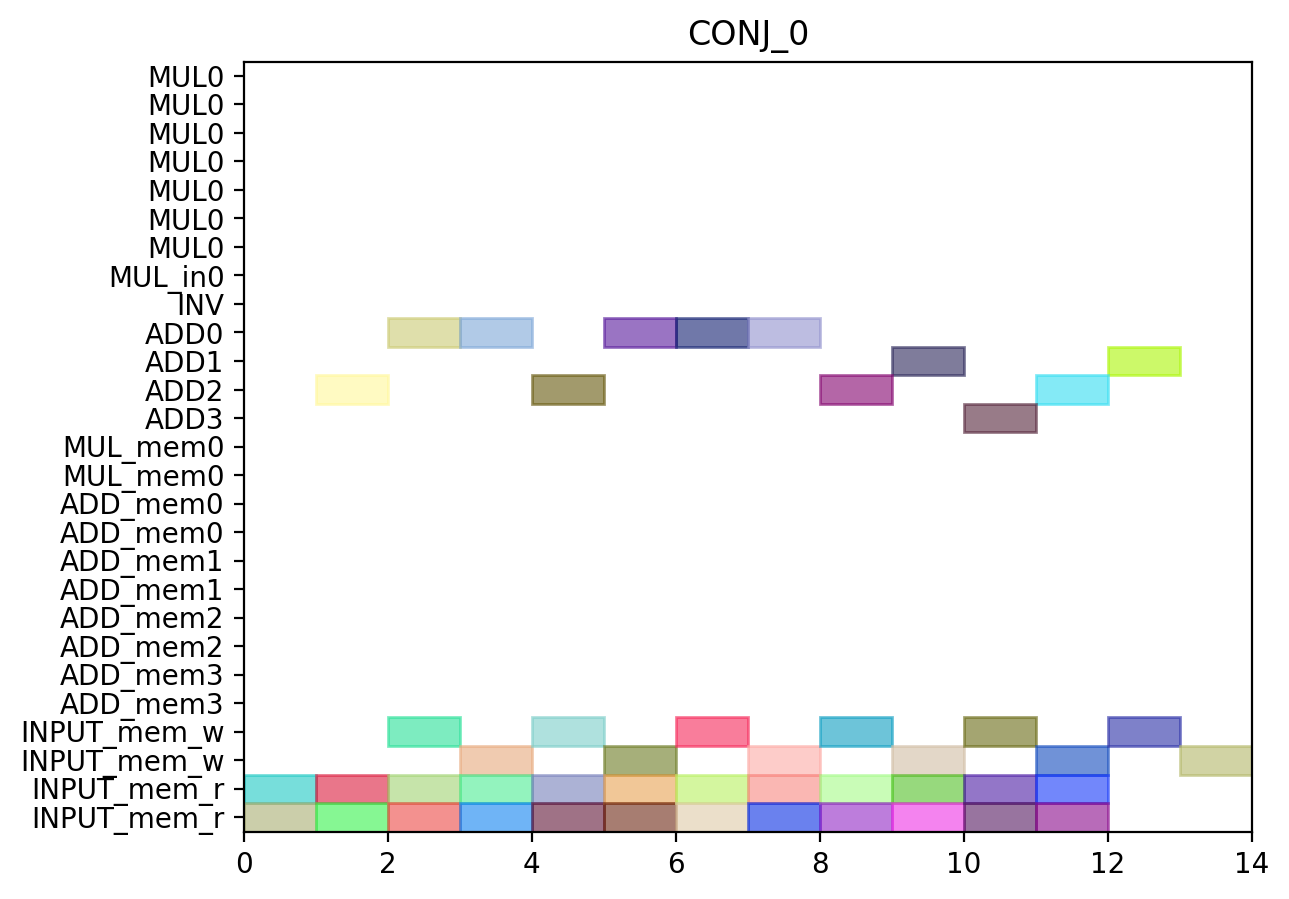

This chart was generated by the following Python code:
from pyschedule import Scenario, solvers, plotters, alt


def solve():
	horizon = 90
	S = Scenario("CONJ_0", horizon=horizon)

	# resource
	MUL = S.Resources('MUL', num=1, size=7)
	MUL_in = S.Resources('MUL_in', num=1)
	INV = S.Resource('INV')
	ADD = S.Resources('ADD', num=4, periods=range(1, horizon))
	MUL_mem = S.Resources('MUL_mem', num=1, size=2)
	ADD_mem = S.Resources('ADD_mem', num=4, size=2)
	INPUT_mem_w = S.Resource('INPUT_mem_w', size=2)
	INPUT_mem_r = S.Resource('INPUT_mem_r', size=2)

	# result of previous scheduling

	# new tasks
	c000 = S.Task('c000', length=1, delay_cost=1)
	c000 += alt(ADD)

	S += 0<c000

	c000_mem0 = S.Task('c000_mem0', length=1, delay_cost=1)
	c000_mem0 += INPUT_mem_r
	S += c000_mem0 <= c000

	c000_mem1 = S.Task('c000_mem1', length=1, delay_cost=1)
	c000_mem1 += INPUT_mem_r
	S += c000_mem1 <= c000

	c000_w = S.Task('c000_w', length=1, delay_cost=1)
	c000_w += alt(INPUT_mem_w)
	S += c000 <= c000_w

	c001 = S.Task('c001', length=1, delay_cost=1)
	c001 += alt(ADD)

	S += 0<c001

	c001_mem0 = S.Task('c001_mem0', length=1, delay_cost=1)
	c001_mem0 += INPUT_mem_r
	S += c001_mem0 <= c001

	c001_mem1 = S.Task('c001_mem1', length=1, delay_cost=1)
	c001_mem1 += INPUT_mem_r
	S += c001_mem1 <= c001

	c001_w = S.Task('c001_w', length=1, delay_cost=1)
	c001_w += alt(INPUT_mem_w)
	S += c001 <= c001_w

	c010 = S.Task('c010', length=1, delay_cost=1)
	c010 += alt(ADD)

	S += 0<c010

	c010_mem0 = S.Task('c010_mem0', length=1, delay_cost=1)
	c010_mem0 += INPUT_mem_r
	S += c010_mem0 <= c010

	c010_mem1 = S.Task('c010_mem1', length=1, delay_cost=1)
	c010_mem1 += INPUT_mem_r
	S += c010_mem1 <= c010

	c010_w = S.Task('c010_w', length=1, delay_cost=1)
	c010_w += alt(INPUT_mem_w)
	S += c010 <= c010_w

	c011 = S.Task('c011', length=1, delay_cost=1)
	c011 += alt(ADD)

	S += 0<c011

	c011_mem0 = S.Task('c011_mem0', length=1, delay_cost=1)
	c011_mem0 += INPUT_mem_r
	S += c011_mem0 <= c011

	c011_mem1 = S.Task('c011_mem1', length=1, delay_cost=1)
	c011_mem1 += INPUT_mem_r
	S += c011_mem1 <= c011

	c011_w = S.Task('c011_w', length=1, delay_cost=1)
	c011_w += alt(INPUT_mem_w)
	S += c011 <= c011_w

	c100 = S.Task('c100', length=1, delay_cost=1)
	c100 += alt(ADD)

	S += 0<c100

	c100_mem0 = S.Task('c100_mem0', length=1, delay_cost=1)
	c100_mem0 += INPUT_mem_r
	S += c100_mem0 <= c100

	c100_mem1 = S.Task('c100_mem1', length=1, delay_cost=1)
	c100_mem1 += INPUT_mem_r
	S += c100_mem1 <= c100

	c100_w = S.Task('c100_w', length=1, delay_cost=1)
	c100_w += alt(INPUT_mem_w)
	S += c100 <= c100_w

	c101 = S.Task('c101', length=1, delay_cost=1)
	c101 += alt(ADD)

	S += 0<c101

	c101_mem0 = S.Task('c101_mem0', length=1, delay_cost=1)
	c101_mem0 += INPUT_mem_r
	S += c101_mem0 <= c101

	c101_mem1 = S.Task('c101_mem1', length=1, delay_cost=1)
	c101_mem1 += INPUT_mem_r
	S += c101_mem1 <= c101

	c101_w = S.Task('c101_w', length=1, delay_cost=1)
	c101_w += alt(INPUT_mem_w)
	S += c101 <= c101_w

	c110 = S.Task('c110', length=1, delay_cost=1)
	c110 += alt(ADD)

	S += 0<c110

	c110_mem0 = S.Task('c110_mem0', length=1, delay_cost=1)
	c110_mem0 += INPUT_mem_r
	S += c110_mem0 <= c110

	c110_mem1 = S.Task('c110_mem1', length=1, delay_cost=1)
	c110_mem1 += INPUT_mem_r
	S += c110_mem1 <= c110

	c110_w = S.Task('c110_w', length=1, delay_cost=1)
	c110_w += alt(INPUT_mem_w)
	S += c110 <= c110_w

	c111 = S.Task('c111', length=1, delay_cost=1)
	c111 += alt(ADD)

	S += 0<c111

	c111_mem0 = S.Task('c111_mem0', length=1, delay_cost=1)
	c111_mem0 += INPUT_mem_r
	S += c111_mem0 <= c111

	c111_mem1 = S.Task('c111_mem1', length=1, delay_cost=1)
	c111_mem1 += INPUT_mem_r
	S += c111_mem1 <= c111

	c111_w = S.Task('c111_w', length=1, delay_cost=1)
	c111_w += alt(INPUT_mem_w)
	S += c111 <= c111_w

	c200 = S.Task('c200', length=1, delay_cost=1)
	c200 += alt(ADD)

	S += 0<c200

	c200_mem0 = S.Task('c200_mem0', length=1, delay_cost=1)
	c200_mem0 += INPUT_mem_r
	S += c200_mem0 <= c200

	c200_mem1 = S.Task('c200_mem1', length=1, delay_cost=1)
	c200_mem1 += INPUT_mem_r
	S += c200_mem1 <= c200

	c200_w = S.Task('c200_w', length=1, delay_cost=1)
	c200_w += alt(INPUT_mem_w)
	S += c200 <= c200_w

	c201 = S.Task('c201', length=1, delay_cost=1)
	c201 += alt(ADD)

	S += 0<c201

	c201_mem0 = S.Task('c201_mem0', length=1, delay_cost=1)
	c201_mem0 += INPUT_mem_r
	S += c201_mem0 <= c201

	c201_mem1 = S.Task('c201_mem1', length=1, delay_cost=1)
	c201_mem1 += INPUT_mem_r
	S += c201_mem1 <= c201

	c201_w = S.Task('c201_w', length=1, delay_cost=1)
	c201_w += alt(INPUT_mem_w)
	S += c201 <= c201_w

	c210 = S.Task('c210', length=1, delay_cost=1)
	c210 += alt(ADD)

	S += 0<c210

	c210_mem0 = S.Task('c210_mem0', length=1, delay_cost=1)
	c210_mem0 += INPUT_mem_r
	S += c210_mem0 <= c210

	c210_mem1 = S.Task('c210_mem1', length=1, delay_cost=1)
	c210_mem1 += INPUT_mem_r
	S += c210_mem1 <= c210

	c210_w = S.Task('c210_w', length=1, delay_cost=1)
	c210_w += alt(INPUT_mem_w)
	S += c210 <= c210_w

	c211 = S.Task('c211', length=1, delay_cost=1)
	c211 += alt(ADD)

	S += 0<c211

	c211_mem0 = S.Task('c211_mem0', length=1, delay_cost=1)
	c211_mem0 += INPUT_mem_r
	S += c211_mem0 <= c211

	c211_mem1 = S.Task('c211_mem1', length=1, delay_cost=1)
	c211_mem1 += INPUT_mem_r
	S += c211_mem1 <= c211

	c211_w = S.Task('c211_w', length=1, delay_cost=1)
	c211_w += alt(INPUT_mem_w)
	S += c211 <= c211_w

	solvers.mip.solve(S,msg=1,kind='CPLEX',ratio_gap=1.01)

	solution = [['hoge']*len(S.solution()[1]) for i in range(len(S.solution()))]
	for i in range(len(S.solution())):
		for j in range(len(S.solution()[i])):
			solution[i][j]=str(S.solution()[i][j])
	print(solution)

	cycles = int(solution[-1][3])

	pic_file_name = "/home/mfukuda/pairing_automation_design2/bls12-446/scheduling/CONJ_mul1_add4/CONJ_0.png"
	if(S.solution() != []):
		plotters.matplotlib.plot(S,img_filename=pic_file_name, vertical_text=True, fig_size=(cycles*0.25+3, 5), show_task_labels=False)

	return solution
